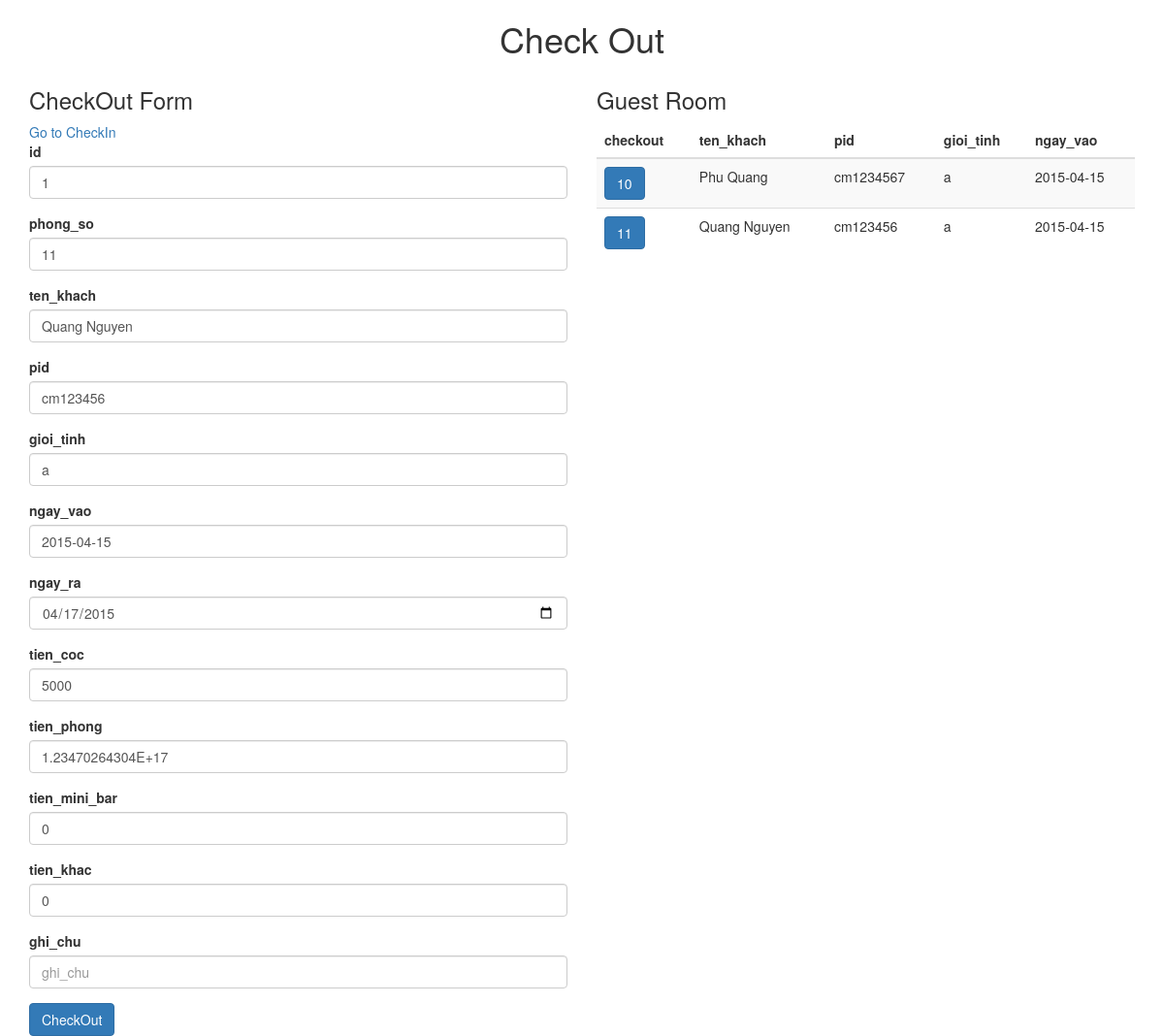
/index.php/room_rent/checkout/1, run on the app's committed database.
### tables this page shows
CREATE TABLE IF NOT EXISTS `phong` (
`so_phong` int(11) NOT NULL,
  `loai_phong` varchar(256) NOT NULL,
  `thue_id` int(11) NOT NULL
);

### application/controllers/room_rent.php (called while the page is built, shortened)
<?php
class Room_rent extends CI_Controller {
	public function __construct()
	{
		$this->load->model('room_model');
	}
	public function checkout(){
		$data = array();
		$data['phongCoKhach'] =  $this->room_model->getGuestRoom();
		if($this->uri->segment(3) != "x"){
			$data['checkOutForm'] =  $this->room_model->checkout_frm();
		}
		$this->load->view('v_checkout', $data, false);
	}
}

### index.php (called while the page is built, shortened)
<?php
require_once BASEPATH.'core/CodeIgniter.php';

### application/models/room_model.php (the view, shortened to what this page needs)
<?php
class Room_model extends CI_Model {
	private $table_phong = 'phong';
	private $table_giaPhong = 'gia_phong';
	private $table_thuePhong = 'thue_phong';
	public $guestRoom = null;
	public function __construct()
	{
		$this->db->where('thue_id =',0);
		$this->db->where('thue_id >',0);
		$this->guestRoom =  $this->db->get($this->table_phong)->result();
		foreach ($this->guestRoom as $p) {
			$checkOut = '<a href="http://localhost/myhotel/index.php/room_rent/checkout/'.$p->thue_id.'" class="btn btn-primary">'.$p->so_phong.'</a>';
		}
	}
	public function printTBL($array= null, $fld=null){
		$str = '<table class="table table-striped table-hover">
		<thead>';
			$str.='<tr>';
			foreach ($fld as $fl) {
				$str.= '<th>'.$fl.'</th>';
			}
			$str.='</tr>';
			$str.='</thead>';
			$str.='<tbody>';
			foreach ($array as $p) {
				$str.='<tr>';
				foreach ($fld as $key => $value) {
					$str .= '<td>'.$p->{$fld[$key]}.'</td>';
				}
				$str.='</tr>';
			}
			$str.='</tbody></table>';
			return $str;
		}
		public function getRoomPrice($roomType){
			$this->db->where('loai_phong',$roomType);
			return $this->db->get($this->table_giaPhong)->result()[0]->don_gia;
		}
	public function getGuestRoom(){
		return $this->printTBL($this->guestRoom, ['checkout','ten_khach','pid', 'gioi_tinh','ngay_vao']);
	}
	public function billById($thue_id){
		$this->db->where('id',$thue_id);
		return $this->db->get($this->table_thuePhong)->result()[0];
	}
	public function frm_input2($fld,$bill)
		{
			return '<div class="form-group">
						<label for="">'.$fld.'</label>
						<input type="text" class="form-control" id="'.$fld.'" name="'.$fld.'" value="'.$bill->{$fld}.'" placeholder= "'.$fld.'">
					</div>';
		}
	public function room_price_by_no($so_phong){
		$this->db->where('so_phong',$so_phong);
		return $this->getRoomPrice($this->db->get($this->table_phong)->result()[0]->loai_phong);
	}
	public function checkout_frm()
	{
		$thue_id = $this->uri->segment(3);
		$bill = $this->billById($thue_id);
		$bill->don_gia = $this->room_price_by_no($bill->phong_so);
		$diff = abs(strtolower(date("Y-m-d")) - strtotime($bill->ngay_vao));
		$diff = floor($diff*3600*24);
		$bill->tien_phong = $diff*$bill->don_gia;
		$fld1 = ['id','phong_so','ten_khach','pid','gioi_tinh','ngay_vao'];
		$fld2 = ['tien_coc','tien_phong','tien_mini_bar','tien_khac','ghi_chu'];
		$str = '<form action="http://localhost/myhotel/index.php/room_rent/doCheckout/'.$thue_id.'" method="POST" role="form">';
		foreach ($fld1 as $f) {
			$str.= $this->frm_input2($f,$bill);
		}
		$str.='<div class="form-group"> <label for="">ngay_ra</label>
					<input type="date" class="form-control" id="ngay_ra" name="ngay_ra" value="'.date("Y-m-d").'" placeholder="Input field">
				</div>';
		foreach ($fld2 as $f) {
			$str.= $this->frm_input2($f,$bill);
		}
		$str.='<button type="submit" class="btn btn-primary">CheckOut</button></form>';
		return $str;
	}
}

### data on the page
phong: so_phong "10", key "Phu Quang", key "cm1234567", key "a", key "2015-04-15"
phong: so_phong "11", key "Quang Nguyen", key "cm123456", key "a", key "2015-04-15"

### other printed values
$fld "id"
$fld "phong_so"
$fld "ten_khach"
$fld "pid"
$fld "gioi_tinh"
$fld "ngay_vao"
$fld "tien_coc"
$fld "tien_phong"
$fld "tien_mini_bar"
$fld "tien_khac"
$fld "ghi_chu"
$fl "checkout"
$fl "ten_khach"
$fl "pid"
$fl "gioi_tinh"
